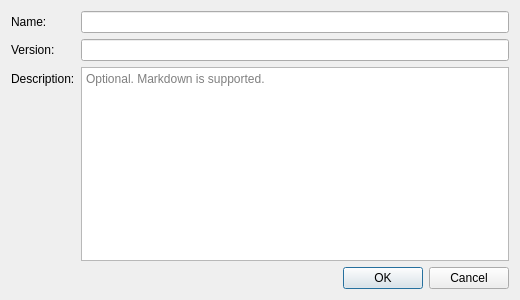
<?xml version="1.0" encoding="UTF-8"?>
<ui version="4.0">
 <class>EditTemplateDialog</class>
 <widget class="QDialog" name="EditTemplateDialog">
  <property name="geometry">
   <rect>
    <x>0</x>
    <y>0</y>
    <width>520</width>
    <height>300</height>
   </rect>
  </property>
  <property name="windowTitle">
   <string>Edit Template</string>
  </property>
  <layout class="QVBoxLayout" name="verticalLayout">
   <item>
    <layout class="QFormLayout" name="formLayout">
     <item row="0" column="0">
      <widget class="QLabel" name="nameLabel">
       <property name="text">
        <string>Name:</string>
       </property>
      </widget>
     </item>
     <item row="0" column="1">
      <widget class="QLineEdit" name="nameEdit"/>
     </item>
     <item row="1" column="0">
      <widget class="QLabel" name="versionLabel">
       <property name="text">
        <string>Version:</string>
       </property>
      </widget>
     </item>
     <item row="1" column="1">
      <widget class="QLineEdit" name="versionEdit"/>
     </item>
     <item row="2" column="0">
      <widget class="QLabel" name="descriptionLabel">
       <property name="text">
        <string>Description:</string>
       </property>
      </widget>
     </item>
     <item row="2" column="1">
      <widget class="QPlainTextEdit" name="descriptionEdit">
       <property name="placeholderText">
        <string>Optional. Markdown is supported.</string>
       </property>
      </widget>
     </item>
    </layout>
   </item>
   <item>
    <widget class="QDialogButtonBox" name="buttonBox">
     <property name="orientation">
      <enum>Qt::Horizontal</enum>
     </property>
     <property name="standardButtons">
      <set>QDialogButtonBox::Cancel|QDialogButtonBox::Ok</set>
     </property>
    </widget>
   </item>
  </layout>
 </widget>
 <resources/>
 <connections/>
</ui>
